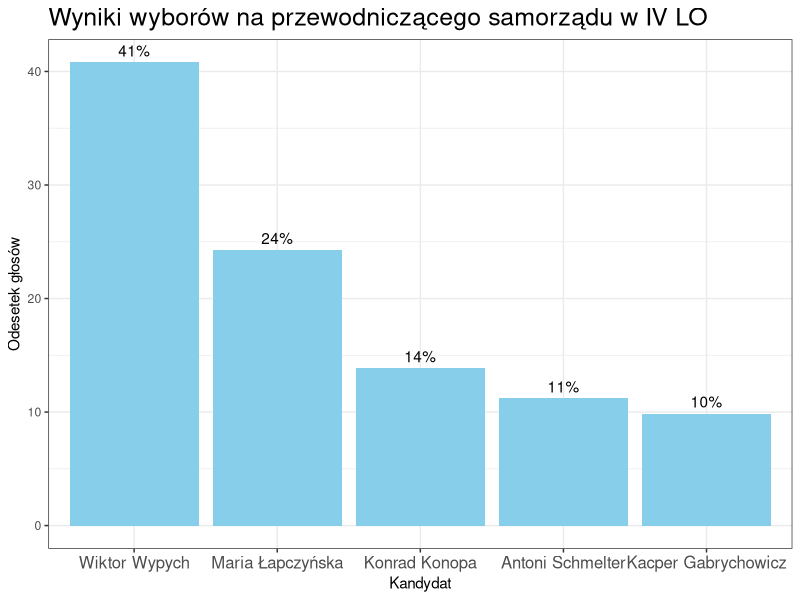

The R source for this figure:
# Skrypt generujący poprawiony wykres z wynikami wyborów

library(dplyr)
library(ggplot2)
library(forcats)

generate_data <- function() {
  candidates <- c("Wiktor Wypych",
                 "Maria Łapczyńska",
                 "Kacper Gabrychowicz",
                 "Antoni Schmelter",
                 "Konrad Konopa")

  votes <- c(153, 91, 37, 42, 52)

  results <- data.frame(candidate = candidates, votes = votes)
  
  results
}

plot_results <- function(data) {
  data %>% 
    mutate(votes_percents = votes / sum(votes) * 100) %>%
    ggplot(aes(x = fct_reorder(candidate, -votes), y = votes_percents)) +
    geom_col(fill = "skyblue") +
    theme_bw() +
    labs(title = "Wyniki wyborów na przewodniczącego samorządu w IV LO",
         x = "Kandydat",
         y = "Odesetek głosów") +
    geom_text(aes(label = paste0(round(votes_percents, 0), "%")), vjust = -0.5) +
    theme(axis.text.x = element_text(size = 12),
          plot.title = element_text(size = 18)) -> plot
    
  plot
}

data <- generate_data()
p <- plot_results(data)
p
